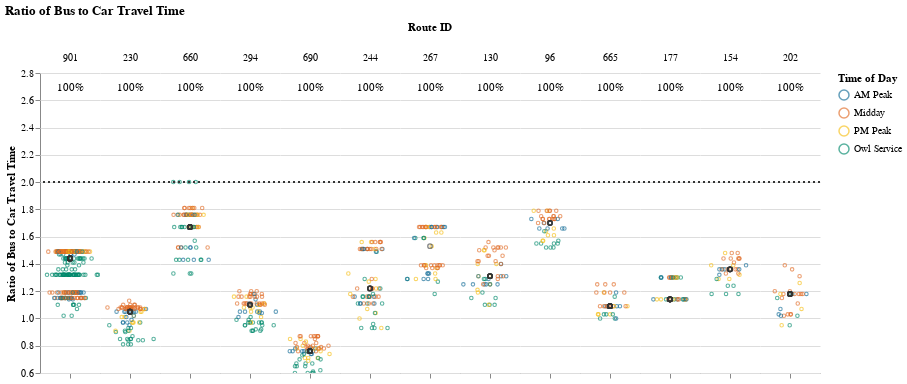
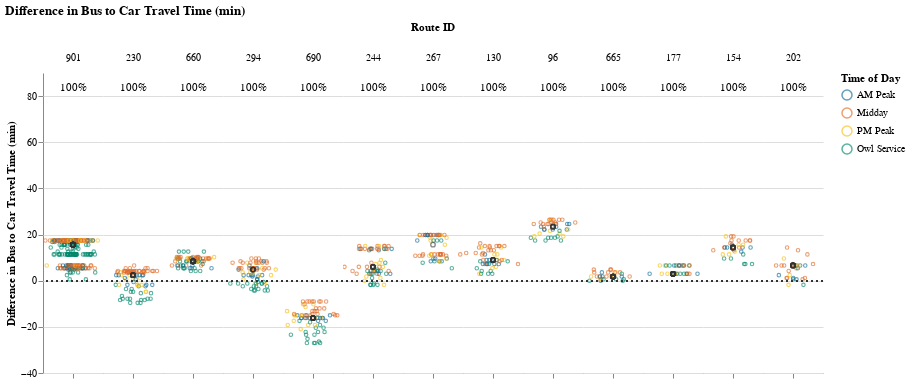

Source (notebook cell) for these figures, in order:
### Code cell
parallel_corridors_utils.generate_report(df)

### Figure 1 — Vega-Lite specification as saved in the notebook (floating-point values rounded to 4 significant figures; data arrays with more than 128 entries replaced by an {"elided": "..."} marker saying what was removed)
{"config": {"view": {"continuousWidth": 400, "continuousHeight": 300, "stroke": null}, "facet": {"spacing": 0}}, "data": {"name": "data-1ca7e6bbe61710f123ed35249686b728"}, "facet": {"column": {"field": "route_id", "sort": [901, 230, 660, 294, 690, 244, 267, 130, 96, 665, 177, 154, 202], "title": "Route ID", "type": "nominal"}}, "spec": {"layer": [{"mark": {"type": "point", "opacity": 0.65, "size": 12, "strokeWidth": 1.1}, "encoding": {"color": {"field": "time_of_day", "scale": {"range": ["#136C97", "#E16B26", "#F6BF16", "#00896B", "#7790A3", "#5B559C"]}, "sort": ["AM Peak", "Midday", "PM Peak", "Owl Service"], "title": "Time of Day", "type": "nominal"}, "tooltip": [{"field": "route_id", "type": "quantitative"}, {"field": "trip_id", "type": "nominal"}, {"field": "service_hours", "type": "quantitative"}, {"field": "car_duration_hours", "type": "quantitative"}, {"field": "bus_multiplier", "type": "quantitative"}, {"field": "bus_difference", "type": "quantitative"}, {"field": "num_trips", "type": "quantitative"}, {"field": "num_competitive", "type": "quantitative"}, {"field": "pct_trips_competitive", "type": "quantitative"}, {"field": "p25", "type": "quantitative"}, {"field": "p50", "type": "quantitative"}, {"field": "p75", "type": "quantitative"}], "x": {"axis": {"grid": false, "labels": false, "ticks": true, "values": [0]}, "field": "jitter", "scale": {}, "title": null, "type": "quantitative"}, "y": {"field": "bus_multiplier", "scale": {"domain": [0.6, 2.66]}, "title": "Ratio of Bus to Car Travel Time", "type": "quantitative"}}, "selection": {"selector001": {"type": "interval", "bind": "scales", "encodings": ["x", "y"]}}, "transform": [{"calculate": "sqrt(-2*log(random()))*cos(2*PI*random())", "as": "jitter"}], "width": 60}, {"mark": {"type": "point", "opacity": 0.6, "size": 20, "strokeWidth": 1.3}, "encoding": {"color": {"value": "#323434"}, "y": {"field": "bus_multiplier", "type": "quantitative"}}, "transform": [{"filter": "(datum.p50_trip === 1)"}]}, {"mark": {"type": "rule", "strokeDash": [2, 3]}, "encoding": {"color": {"value": "#323434"}, "y": {"field": "cutoff", "type": "quantitative"}}}, {"mark": {"type": "text", "align": "center", "baseline": "middle"}, "encoding": {"color": {"value": "black"}, "text": {"field": "pct_trips_competitive", "format": ".0%", "type": "quantitative"}, "tooltip": [{"field": "route_id", "type": "quantitative"}, {"field": "trip_id", "type": "nominal"}, {"field": "service_hours", "type": "quantitative"}, {"field": "car_duration_hours", "type": "quantitative"}, {"field": "bus_multiplier", "type": "quantitative"}, {"field": "bus_difference", "type": "quantitative"}, {"field": "num_trips", "type": "quantitative"}, {"field": "num_competitive", "type": "quantitative"}, {"field": "pct_trips_competitive", "type": "quantitative"}, {"field": "p25", "type": "quantitative"}, {"field": "p50", "type": "quantitative"}, {"field": "p75", "type": "quantitative"}], "x": {"value": 30}, "y": {"value": 15}}, "transform": [{"calculate": "sqrt(-2*log(random()))*cos(2*PI*random())", "as": "jitter"}, {"filter": "(datum.fastest_trip === 1)"}]}]}, "resolve": {"scale": {"y": "shared"}}, "title": "Ratio of Bus to Car Travel Time", "$schema": "https://vega.github.io/schema/vega-lite/v4.17.0.json", "datasets": {"data-1ca7e6bbe61710f123ed35249686b728": {"elided": "920 records"}}}

### Figure 2 — Vega-Lite specification as saved in the notebook (floating-point values rounded to 4 significant figures; data arrays with more than 128 entries replaced by an {"elided": "..."} marker saying what was removed)
{"config": {"view": {"continuousWidth": 400, "continuousHeight": 300, "stroke": null}, "facet": {"spacing": 0}}, "data": {"name": "data-d0b6f8eaec32f1c08f1244796c4b5aa9"}, "facet": {"column": {"field": "route_id", "sort": [901, 230, 660, 294, 690, 244, 267, 130, 96, 665, 177, 154, 202], "title": "Route ID", "type": "nominal"}}, "spec": {"layer": [{"mark": {"type": "point", "opacity": 0.65, "size": 12, "strokeWidth": 1.1}, "encoding": {"color": {"field": "time_of_day", "scale": {"range": ["#136C97", "#E16B26", "#F6BF16", "#00896B", "#7790A3", "#5B559C"]}, "sort": ["AM Peak", "Midday", "PM Peak", "Owl Service"], "title": "Time of Day", "type": "nominal"}, "tooltip": [{"field": "route_id", "type": "quantitative"}, {"field": "trip_id", "type": "nominal"}, {"field": "service_hours", "type": "quantitative"}, {"field": "car_duration_hours", "type": "quantitative"}, {"field": "bus_multiplier", "type": "quantitative"}, {"field": "bus_difference", "type": "quantitative"}, {"field": "num_trips", "type": "quantitative"}, {"field": "num_competitive", "type": "quantitative"}, {"field": "pct_trips_competitive", "type": "quantitative"}, {"field": "p25", "type": "quantitative"}, {"field": "p50", "type": "quantitative"}, {"field": "p75", "type": "quantitative"}], "x": {"axis": {"grid": false, "labels": false, "ticks": true, "values": [0]}, "field": "jitter", "scale": {}, "title": null, "type": "quantitative"}, "y": {"field": "bus_difference", "scale": {"domain": [-39.6, 81.0]}, "title": "Difference in Bus to Car Travel Time (min)", "type": "quantitative"}}, "selection": {"selector002": {"type": "interval", "bind": "scales", "encodings": ["x", "y"]}}, "transform": [{"calculate": "sqrt(-2*log(random()))*cos(2*PI*random())", "as": "jitter"}], "width": 60}, {"mark": {"type": "point", "opacity": 0.6, "size": 20, "strokeWidth": 1.3}, "encoding": {"color": {"value": "#323434"}, "y": {"field": "bus_difference", "type": "quantitative"}}, "transform": [{"filter": "(datum.p50_trip === 1)"}]}, {"mark": {"type": "rule", "strokeDash": [2, 3]}, "encoding": {"color": {"value": "#323434"}, "y": {"field": "cutoff", "type": "quantitative"}}}, {"mark": {"type": "text", "align": "center", "baseline": "middle"}, "encoding": {"color": {"value": "black"}, "text": {"field": "pct_trips_competitive", "format": ".0%", "type": "quantitative"}, "tooltip": [{"field": "route_id", "type": "quantitative"}, {"field": "trip_id", "type": "nominal"}, {"field": "service_hours", "type": "quantitative"}, {"field": "car_duration_hours", "type": "quantitative"}, {"field": "bus_multiplier", "type": "quantitative"}, {"field": "bus_difference", "type": "quantitative"}, {"field": "num_trips", "type": "quantitative"}, {"field": "num_competitive", "type": "quantitative"}, {"field": "pct_trips_competitive", "type": "quantitative"}, {"field": "p25", "type": "quantitative"}, {"field": "p50", "type": "quantitative"}, {"field": "p75", "type": "quantitative"}], "x": {"value": 30}, "y": {"value": 15}}, "transform": [{"calculate": "sqrt(-2*log(random()))*cos(2*PI*random())", "as": "jitter"}, {"filter": "(datum.fastest_trip === 1)"}]}]}, "resolve": {"scale": {"y": "shared"}}, "title": "Difference in Bus to Car Travel Time (min)", "$schema": "https://vega.github.io/schema/vega-lite/v4.17.0.json", "datasets": {"data-d0b6f8eaec32f1c08f1244796c4b5aa9": {"elided": "920 records"}}}
